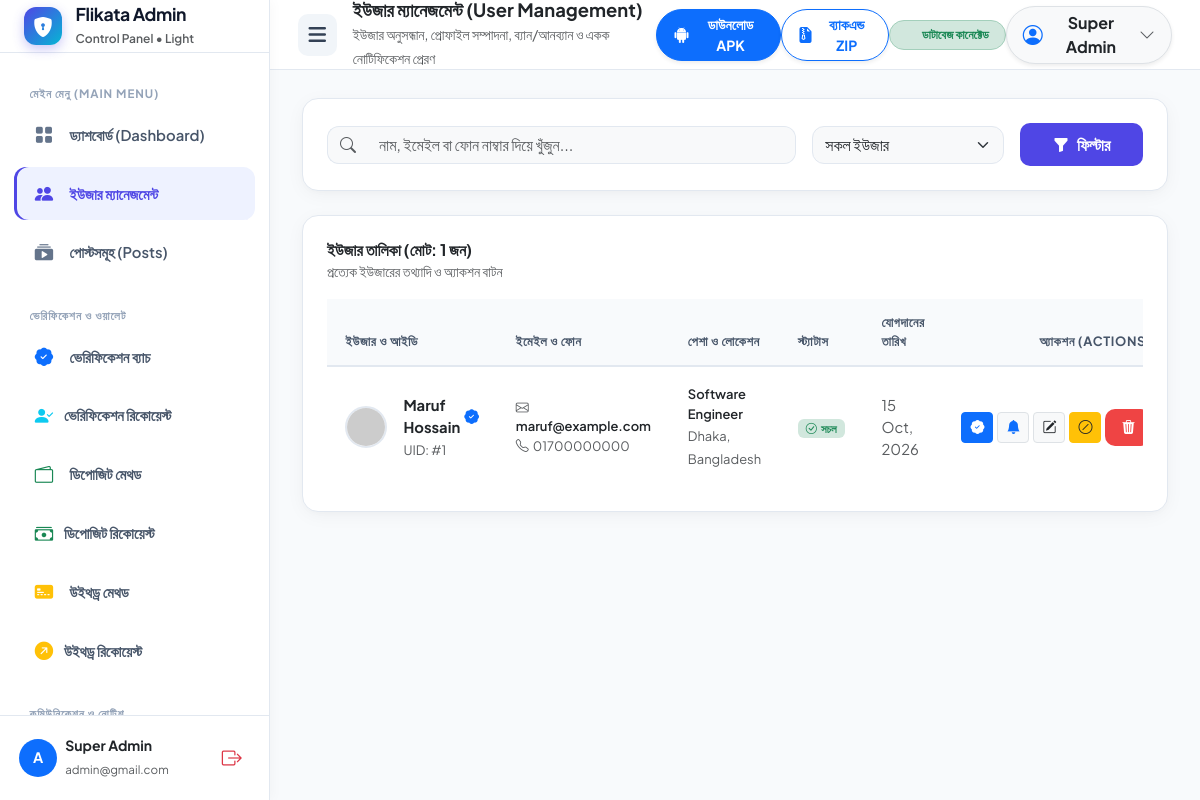
Page /admin/users.php (signed in) on the committed database.
### tables this page shows
CREATE TABLE IF NOT EXISTS `users` (
  `id` INT AUTO_INCREMENT PRIMARY KEY,
  `full_name` VARCHAR(150) NOT NULL,
  `email` VARCHAR(150) DEFAULT NULL,
  `phone` VARCHAR(50) DEFAULT NULL,
  `password_hash` VARCHAR(255) NOT NULL,
  `profile_pic` VARCHAR(500) DEFAULT NULL,
  `cover_pic` VARCHAR(500) DEFAULT NULL,
  `bio` VARCHAR(300) DEFAULT 'Hey there! I am using Flikata.',
  `occupation` VARCHAR(150) DEFAULT 'Software Engineer',
  `location` VARCHAR(150) DEFAULT 'Dhaka, Bangladesh',
  `gender` VARCHAR(20) DEFAULT 'Male',
  `dob` DATE DEFAULT NULL,
  `is_verified` TINYINT(1) DEFAULT 0,
  `verified_until` DATETIME DEFAULT NULL,
  `wallet_balance` DECIMAL(10,2) NOT NULL DEFAULT 0.00,
  `is_banned` TINYINT(1) DEFAULT 0,
  `is_online` TINYINT(1) DEFAULT 1,
  `auth_token` VARCHAR(255) DEFAULT NULL,
  `created_at` DATETIME DEFAULT CURRENT_TIMESTAMP,
  `updated_at` DATETIME DEFAULT CURRENT_TIMESTAMP ON UPDATE CURRENT_TIMESTAMP,
  UNIQUE KEY `idx_email` (`email`),
  UNIQUE KEY `idx_phone` (`phone`)
);

### admin/users.php (the view, shortened to what this page needs)
<?php
require_once __DIR__ . '/includes/db.php';
$search = trim($_GET['search'] ?? '');
$statusFilter = trim($_GET['status'] ?? 'all');
$sql = "SELECT * FROM users WHERE 1=1";
$params = [];
$sql .= " ORDER BY id DESC";
$stmt = $pdo->prepare($sql);
$stmt->execute($params);
$users = $stmt->fetchAll();
require_once __DIR__ . '/includes/header.php';
?>
<div class="card-custom mb-4">
    <form method="GET" action="users.php" class="row g-3 align-items-center">
        <div class="col-12 col-md-6 col-lg-7">
            <div class="input-group">
                <span class="input-group-text bg-light border-end-0 border-1" style="border-radius: 12px 0 0 12px; border-color: var(--border-color);">
                    <i class="bi bi-search text-muted"></i>
                </span>
                <input type="text" name="search" class="form-control bg-light border-start-0 border-1" style="border-radius: 0 12px 12px 0; border-color: var(--border-color);" placeholder="নাম, ইমেইল বা ফোন নাম্বার দিয়ে খুঁজুন..." value="<?= htmlspecialchars($search) ?>">
            </div>
        </div>
        <div class="col-6 col-md-3 col-lg-3">
            <select name="status" class="form-select bg-light border-1" style="border-radius: 12px; border-color: var(--border-color);">
                <option value="all" <?= $statusFilter === 'all' ? 'selected' : '' ?>>সকল ইউজার</option>
            </select>
        </div>
        <div class="col-6 col-md-3 col-lg-2 d-flex gap-2">
            <button type="submit" class="btn btn-primary-custom w-100 d-flex align-items-center justify-content-center gap-2">
                <i class="bi bi-funnel-fill"></i> ফিল্টার
            </button>
        </div>
    </form>
</div>
<div class="card-custom">
    <div class="d-flex align-items-center justify-content-between mb-3">
        <div>
            <h6 class="fw-bold mb-0 text-dark">ইউজার তালিকা (মোট: <?= count($users) ?> জন)</h6>
            <small class="text-muted">প্রত্যেক ইউজারের তথ্যাদি ও অ্যাকশন বাটন</small>
        </div>
    </div>
    <div class="table-responsive">
        <table class="table table-custom align-middle mb-0">
            <thead>
                <tr>
                    <th>ইউজার ও আইডি</th>
                    <th>ইমেইল ও ফোন</th>
                    <th>পেশা ও লোকেশন</th>
                    <th>স্ট্যাটাস</th>
                    <th>যোগদানের তারিখ</th>
                    <th class="text-end" style="min-width: 180px;">অ্যাকশন (Actions)</th>
                </tr>
            </thead>
            <tbody>
                <?php if (empty($users)): ?>
                    <tr>
                        <td colspan="6" class="text-center py-5 text-muted">
                            <i class="bi bi-people display-4 d-block mb-2 text-muted"></i>
                            কোনো ইউজার খুঁজে পাওয়া যায়নি।
                        </td>
                    </tr>
                <?php else: ?>
                    <?php foreach ($users as $u): ?>
                        <tr id="user-row-<?= $u['id'] ?>">
                            <td>
                                <div class="d-flex align-items-center gap-3">
                                    <img src="<?= !empty($u['profile_pic']) ? htmlspecialchars($u['profile_pic']) : 'https://ui-avatars.com/api/?name=' . urlencode($u['full_name']) . '&background=4f46e5&color=fff' ?>" class="user-avatar-sm" alt="Profile">
                                    <div>
                                        <div class="fw-bold text-dark d-flex align-items-center gap-1">
                                            <?= htmlspecialchars($u['full_name']) ?>
                                            <span id="verify-icon-<?= $u['id'] ?>">
                                                <?php if (!empty($u['is_verified'])): ?>
                                                    <i class="bi bi-patch-check-fill text-primary" title="ভেরিফায়েড একাউন্ট"></i>
                                                <?php endif; ?>
                                            </span>
                                        </div>
                                        <small class="text-muted">UID: #<?= $u['id'] ?></small>
                                    </div>
                                </div>
                            </td>
                            <td>
                                <div class="small fw-semibold text-dark"><i class="bi bi-envelope me-1 text-muted"></i><?= htmlspecialchars($u['email'] ?: 'N/A') ?></div>
                                <div class="small text-muted"><i class="bi bi-telephone me-1 text-muted"></i><?= htmlspecialchars($u['phone'] ?: 'N/A') ?></div>
                            </td>
                            <td>
                                <div class="small fw-semibold text-dark"><?= htmlspecialchars($u['occupation'] ?: 'User') ?></div>
                                <small class="text-muted"><?= htmlspecialchars($u['location'] ?: 'Bangladesh') ?></small>
                            </td>
                            <td id="status-cell-<?= $u['id'] ?>">
                                <?php if (!empty($u['is_banned'])): ?>
                                    <span class="badge bg-danger-subtle text-danger fw-bold px-2 py-1"><i class="bi bi-slash-circle me-1"></i>ব্যানড</span>
                                <?php else: ?>
                                    <span class="badge bg-success-subtle text-success fw-bold px-2 py-1"><i class="bi bi-check-circle me-1"></i>সচল</span>
                                <?php endif; ?>
                            </td>
                            <td class="small text-muted">
                                <?= date('d M, Y', strtotime($u['created_at'])) ?>
                            </td>
                            <td class="text-end">
                                <div class="d-flex align-items-center justify-content-end gap-1">
                                    <button id="verify-btn-<?= $u['id'] ?>" class="btn btn-sm <?= !empty($u['is_verified']) ? 'btn-primary' : 'btn-light border text-primary' ?>" title="<?= !empty($u['is_verified']) ? 'ব্লু ভেরিফিকেশন বন্ধ করুন (Unverify)' : 'ফেসবুক ব্লু ভেরিফিকেশন চালু করুন (Verify)' ?>" onclick="toggleVerifyUser(<?= $u['id'] ?>, <?= !empty($u['is_verified']) ? 0 : 1 ?>)">
                                        <i class="bi <?= !empty($u['is_verified']) ? 'bi-patch-check-fill' : 'bi-patch-check' ?>"></i>
                                    </button>
                                    <button class="btn btn-sm btn-light border text-primary" title="একক নোটিফিকেশন পাঠান" onclick="openNotifyModal(<?= $u['id'] ?>, '<?= htmlspecialchars(addslashes($u['full_name'])) ?>')">
                                        <i class="bi bi-bell-fill"></i>
                                    </button>
                                    <button class="btn btn-sm btn-light border text-dark" title="এডিট করুন" onclick='openEditModal(<?= json_encode($u) ?>)'>
                                        <i class="bi bi-pencil-square"></i>
                                    </button>
                                    <button id="ban-btn-<?= $u['id'] ?>" class="btn btn-sm <?= !empty($u['is_banned']) ? 'btn-success' : 'btn-warning text-dark' ?>" title="<?= !empty($u['is_banned']) ? 'আনব্যান করুন' : 'ব্যান করুন' ?>" onclick="toggleBanUser(<?= $u['id'] ?>, <?= !empty($u['is_banned']) ? 0 : 1 ?>)">
                                        <i class="bi <?= !empty($u['is_banned']) ? 'bi-shield-check' : 'bi-slash-circle' ?>"></i>
                                    </button>
                                    <button class="btn btn-sm btn-danger-custom" title="স্থায়ীভাবে ডিলিট করুন" onclick="deleteUserConfirm(<?= $u['id'] ?>, '<?= htmlspecialchars(addslashes($u['full_name'])) ?>')">
                                        <i class="bi bi-trash3-fill"></i>
                                    </button>
                                </div>
                            </td>
                        </tr>
                    <?php endforeach; ?>
                <?php endif; ?>
            </tbody>
        </table>
    </div>
</div>
<?php require_once __DIR__ . '/includes/footer.php'; ?>

### admin/includes/header.php (style rules this page uses)
:root { --primary: #4f46e5; --primary-hover: #4338ca; --primary-light: #eef2ff; --primary-subtle: #e0e7ff; --accent: #06b6d4; --bg-body: #f8fafc; --card-bg: #ffffff; --text-main: #0f172a; --text-muted: #64748b; --border-color: #e2e8f0; --sidebar-width: 270px; --sidebar-bg: #ffffff; --topbar-height: 70px; --shadow-card: 0 4px 20px -2px rgba(0, 0, 0, 0.05), 0 2px 6px -1px rgba(0, 0, 0, 0.02); --shadow-hover: 0 10px 25px -3px rgba(0, 0, 0, 0.08), 0 4px 10px -2px rgba(0, 0, 0, 0.03); --radius-card: 16px; }
body { font-family: 'Plus Jakarta Sans', -apple-system, BlinkMacSystemFont, "Segoe UI", Roboto, sans-serif; background-color: var(--bg-body); color: var(--text-main); overflow-x: hidden; min-height: 100vh; }
.card-custom { background: var(--card-bg); border-radius: var(--radius-card); border: 1px solid var(--border-color); box-shadow: var(--shadow-card); padding: 1.5rem; transition: transform 0.2s ease, box-shadow 0.2s ease; position: relative; }
.btn-primary-custom { background: var(--primary); color: #ffffff; border: none; border-radius: 10px; font-weight: 600; padding: 0.6rem 1.25rem; transition: all 0.2s ease; }
.btn-danger-custom { background: #ef4444; color: #ffffff; border: none; border-radius: 10px; font-weight: 600; padding: 0.5rem 1rem; transition: all 0.2s ease; }
.table-custom { border-collapse: separate; border-spacing: 0; width: 100%; }
.table-custom th { background-color: #f8fafc; color: #475569; font-weight: 700; font-size: 0.8rem; text-transform: uppercase; letter-spacing: 0.05em; padding: 0.85rem 1.15rem; border-bottom: 2px solid var(--border-color); }
.table-custom td { padding: 1.15rem; vertical-align: middle; border-bottom: 1px solid var(--border-color); background-color: #ffffff; font-size: 0.925rem; }
.table-custom tr:last-child td { border-bottom: none; }
.user-avatar-sm { width: 42px; height: 42px; border-radius: 50%; object-fit: cover; border: 2px solid #e2e8f0; }

### rows in the picture
users: full_name "Maruf Hossain", is_verified 1 (drawn), id "1", email "maruf@example.com", phone "01700000000", occupation "Software Engineer", location "Dhaka, Bangladesh", is_banned 0 (drawn), created_at "15 Oct, 2026"

### other values in the picture
$adminName "Super Admin"
$adminEmail "admin@gmail.com"
$pageHeading "ইউজার ম্যানেজমেন্ট (User Management)"
$pageSubheading "ইউজার অনুসন্ধান, প্রোফাইল সম্পাদনা, ব্যান/আনব্যান ও একক নোটিফিকেশন প্রেরণ"
count($users) "1"
